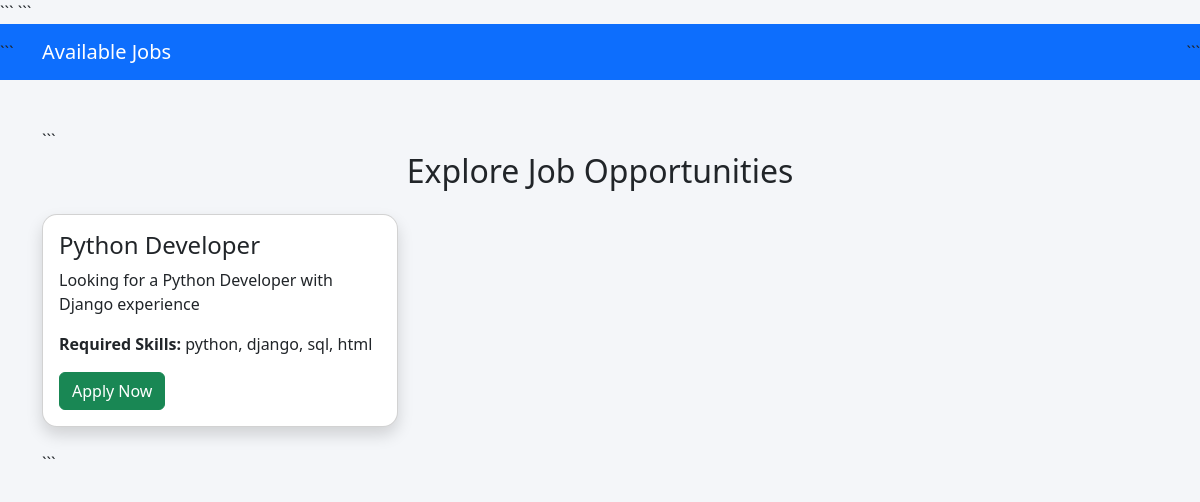
The app's page /jobs/, older data.
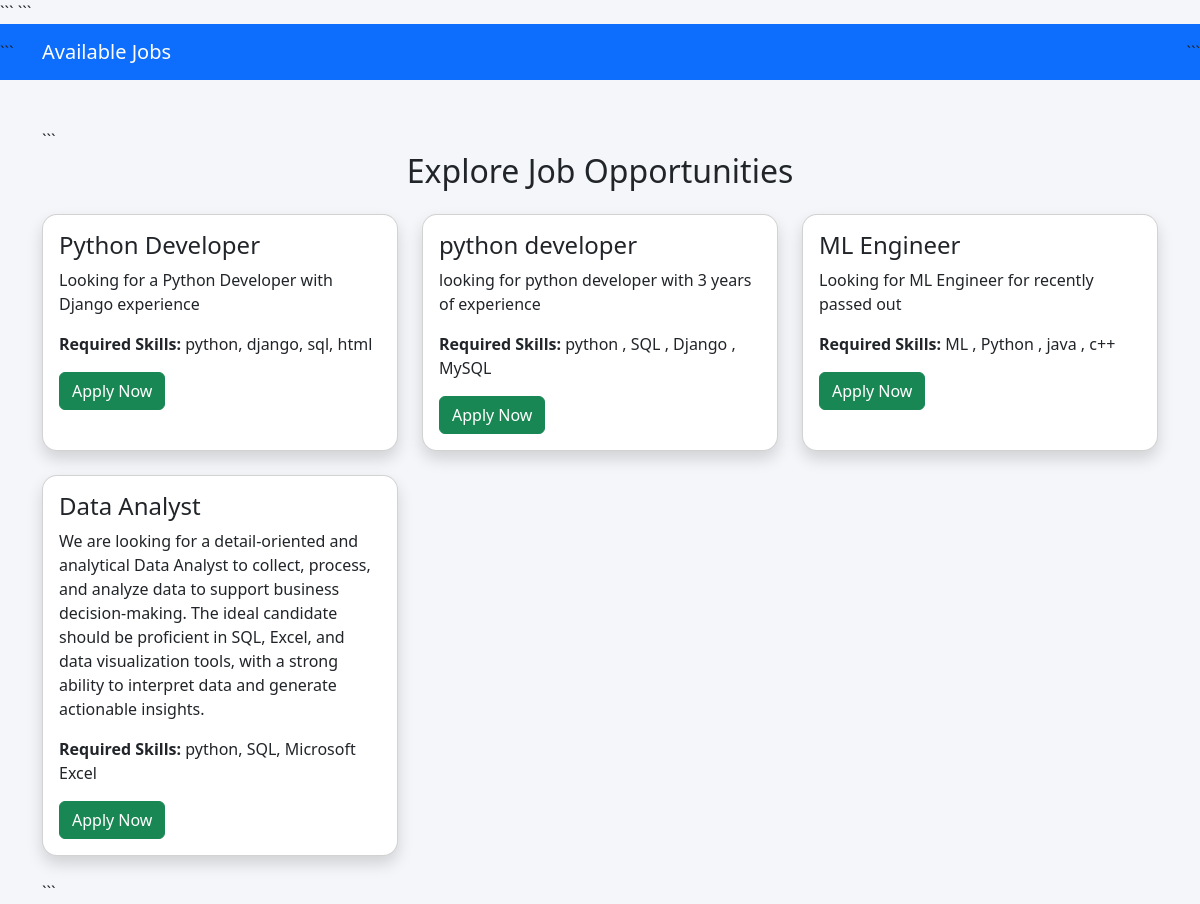
The same page, newer data.
### accounts/models.py (models this page shows, shortened)
class Job(models.Model):
    title = models.CharField(max_length=100)
    description = models.TextField()
    required_skills = models.TextField()

### accounts/views.py (the view)
def jobs(request):
    jobs = Job.objects.all()
    return render(
        request,
        'jobs.html',
        {'jobs': jobs}
    )

### templates/jobs.html (shortened to what this page needs)
<!DOCTYPE html>
<html>
<head>
<link href="https://cdn.jsdelivr.net/npm/bootstrap@5.3.3/dist/css/bootstrap.min.css" rel="stylesheet">
```
</head>
<body>
<nav class="navbar navbar-dark bg-primary">
```
<div class="container">
    <span class="navbar-brand">
        Available Jobs
    </span>
</div>
```
</nav>
<div class="container mt-5">
```
<h2 class="text-center mb-4">
    Explore Job Opportunities
</h2>
<div class="row">
    {% for job in jobs %}
    <div class="col-md-4 mb-4">
        <div class="card shadow h-100">
            <div class="card-body">
                <h4 class="card-title">
                    {{ job.title }}
                </h4>
                <p class="card-text">
                    {{ job.description }}
                </p>
                <p>
                    <strong>Required Skills:</strong>
                    {{ job.required_skills }}
                </p>
                <a href="/apply-job/{{ job.id }}/"
                   class="btn btn-success">
                    Apply Now
                </a>
            </div>
        </div>
    </div>
    {% empty %}
    <div class="col-12">
        <div class="alert alert-info text-center">
            No jobs available right now.
        </div>
    </div>
    {% endfor %}
</div>
```
</div>
</body>
</html>

### templates/jobs.html (style rules this page uses)
body { background:#f4f6f9; }
.card { border-radius:15px; }

Row changes from the older to the newer data that the page shows:
added Job: title "python developer", description "looking for python developer with 3 years of experience", required_skills "python , SQL , Django , MySQL"
added Job: title "ML Engineer", description "Looking for ML Engineer for recently passed out", required_skills "ML , Python , java , c++"
added Job: title "Data Analyst", description "We are looking for a detail-oriented and analytical Data Analyst to collect, process, and analyze data to support business decision-making. The ideal candidate should be proficient in SQL, Excel, and data visualization tools, with a strong ability to interpret data and generate actionable insights.", required_skills "python, SQL, Microsoft Excel"
